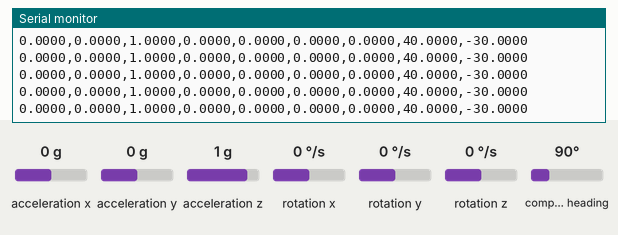
This sketch was run on a simulated Arduino Nano 33 BLE. On the bench: the last lines printed to the serial monitor. The test bench sets the inputs (shaded band); at power-on: acceleration x 0 g, acceleration y 0 g, acceleration z 1 g, rotation x 0 °/s, rotation y 0 °/s, rotation z 0 °/s, compass heading 90°.

Above: at 1.2 s.
1.3 s: acceleration x set to -1.4 g
At 2.0 s:
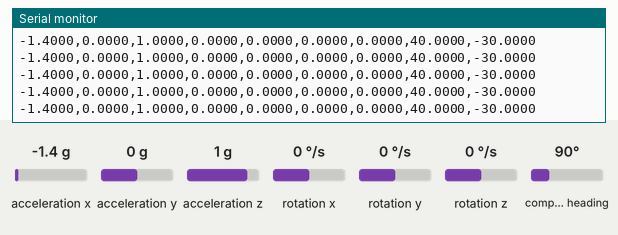
2.8 s: acceleration y set to -1.4 g
At 3.8 s:
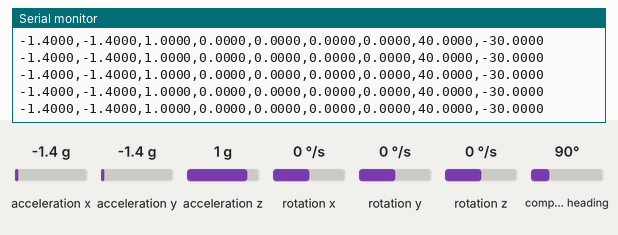
4.3 s: acceleration z set to -1.4 g
At 4.9 s:
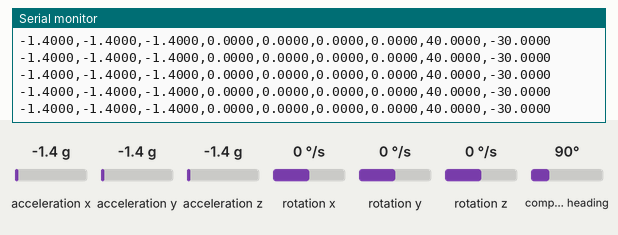
5.8 s: rotation x set to -192 °/s
At 6.4 s:
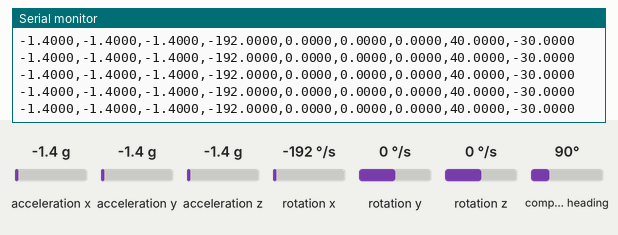
7.3 s: rotation y set to -192 °/s
At 8.0 s:
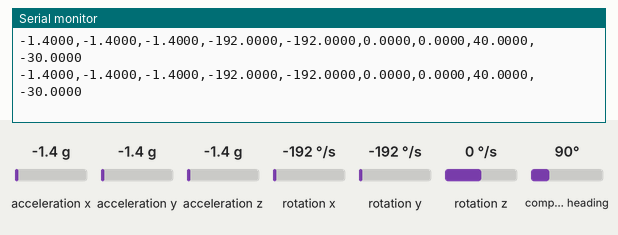
8.8 s: rotation z set to 100 °/s
At 9.9 s:
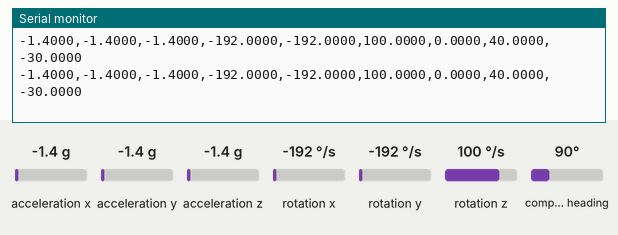

Measured:
- after the input at 1.3 s, the serial monitor: prints a new line at once (image 1)
- after the input at 2.8 s, the serial monitor: prints a new line at once (image 2)
- after the input at 4.3 s, the serial monitor: prints a new line at once (image 3)
- after the input at 5.8 s, the serial monitor: prints a new line at once (image 4)
- after the input at 7.3 s, the serial monitor: prints a new line at once (image 5)
- after the input at 8.8 s, the serial monitor: prints a new line at once (image 6)

The sketch:

project4_collect_data.ino
```cpp
// -----------------------------------------------------------------------------
// Project 4: Posture Detection System
// Author: Shu-Wen yeh
// Date: Nov 14, 2025
//
// Description:
// This program uses the onboard IMU BMI270(Acceleration, Gyroscope) to detect a user's
// posture (supine, prone, side, sit, or unknown) based on sensor data.
// Collect these data from Arduino board and use machine learning to build a
// model to detect the posture.
// -----------------------------------------------------------------------------

#include <Arduino_BMI270_BMM150.h>

// fixed sample rate
float sampleRate = 50.0;
long interval = 1000.0 / sampleRate; // 20 milliseconds
long lastMillis = 0;

void setup() {
  Serial.begin(115200);
  while (!Serial);

  if (!IMU.begin()) {
    Serial.println("Failed to initialize IMU!");
    while(1);
  }

  Serial.println("ax, ay, az, gx, gy, gz, mx, my, mz");
}

void loop() {
  float ax, ay, az ,gx, gy, gz, mx, my, mz;
  if (millis() - lastMillis >= interval) {
    // reset timer
    lastMillis = millis();
    if (IMU.accelerationAvailable() &&
        IMU.gyroscopeAvailable() &&
        IMU.magneticFieldAvailable()) {

      IMU.readAcceleration(ax, ay, az);
      IMU.readGyroscope(gx, gy, gz);
      IMU.readMagneticField(mx, my, mz);

      Serial.print(ax, 4);
      Serial.print(",");
      Serial.print(ay, 4);
      Serial.print(",");
      Serial.print(az, 4);
      Serial.print(",");
      Serial.print(gx, 4);
      Serial.print(",");
      Serial.print(gy, 4);
      Serial.print(",");
      Serial.print(gz, 4);
      Serial.print(",");
      Serial.print(mx, 4);
      Serial.print(",");
      Serial.print(my, 4);
      Serial.print(",");
      Serial.println(mz, 4);
    }
  }
}
```
